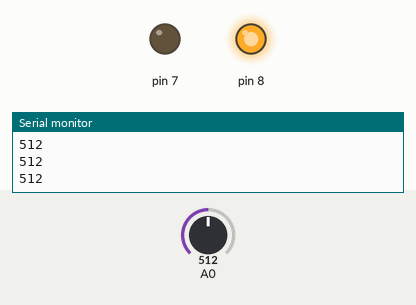
A sketch run on a simulated Arduino Uno, built with avr-gcc and run on an emulated ATmega328P. Shown: output pins drawn as LEDs (lit = HIGH), the last lines printed to the serial monitor. The test bench sets the inputs (shaded band); at power-on: A0 = 512.

Above: at 1.2 s.
1.3 s: A0 set to 789
2.8 s: A0 set to 813
At 3.1 s:
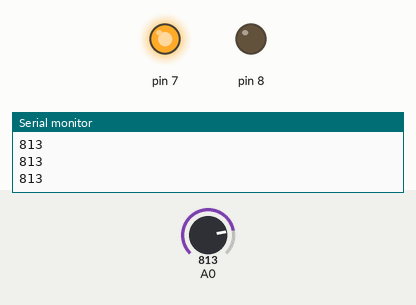
4.3 s: A0 set to 790
At 5.5 s:
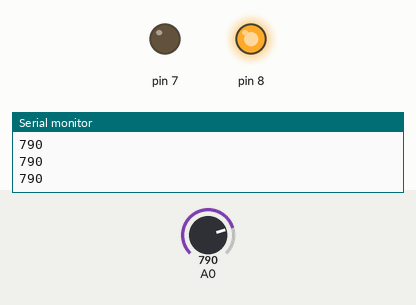
5.8 s: A0 set to 810
At 6.8 s:
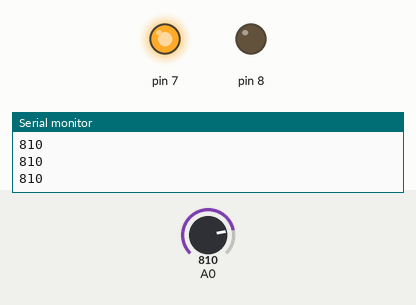
Timing chart, 0 to 8.3 s (numbered marks = the images above; inputs shaded):
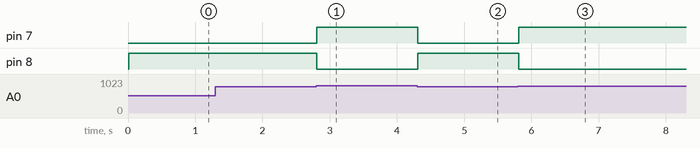

The sketch:

LDR_sensor.ino
```cpp
void setup() {
  // put your setup code here, to run once:
  pinMode(A0,INPUT);
  Serial.begin(9600);
  pinMode(7,OUTPUT);
  pinMode(8,OUTPUT);
}

void loop() {
  // put your main code here, to run repeatedly:
  int data;
  data=analogRead(A0);
  Serial.println(data);
  delay(10);
  if(data>800)
  {
    digitalWrite(7,HIGH);
    digitalWrite(8,LOW);
  }
  else
  {
    digitalWrite(7,LOW);
    digitalWrite(8,HIGH);
  }
}
```

Measured:
- the behaviour switches between 800 and 801 on A0 (found by bisection; images 0 and 1)
- after the input at 2.8 s, pin 7: LOW → HIGH at once; pin 8: HIGH → LOW at once
- after the input at 4.3 s, pin 7: HIGH → LOW at once; pin 8: LOW → HIGH at once
- after the input at 5.8 s, pin 7: LOW → HIGH at once; pin 8: HIGH → LOW at once
